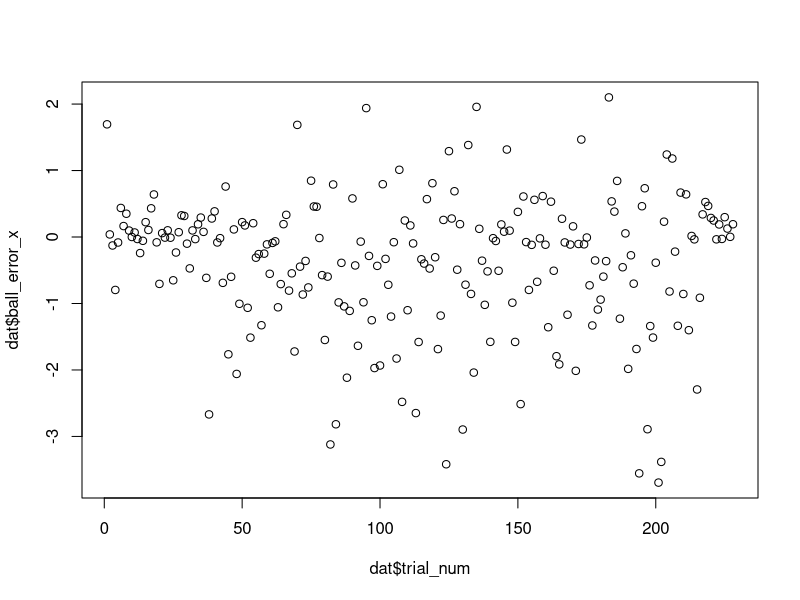
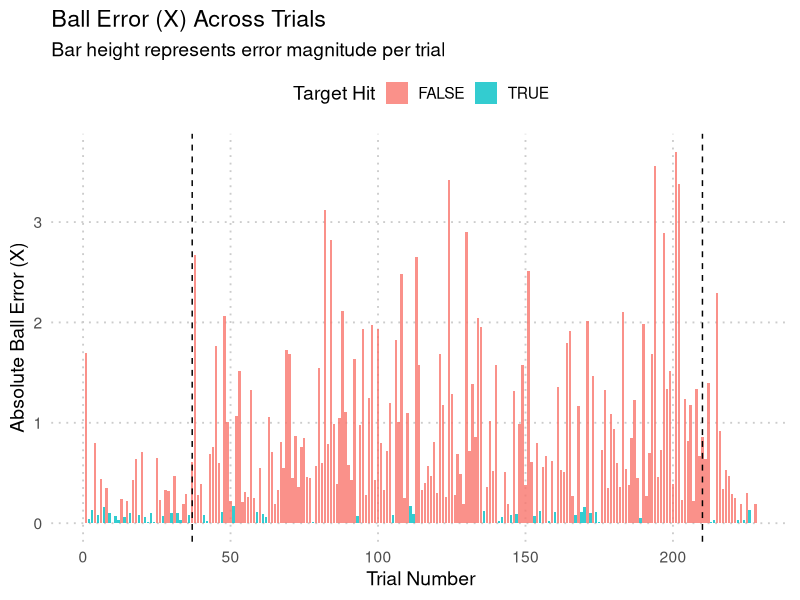
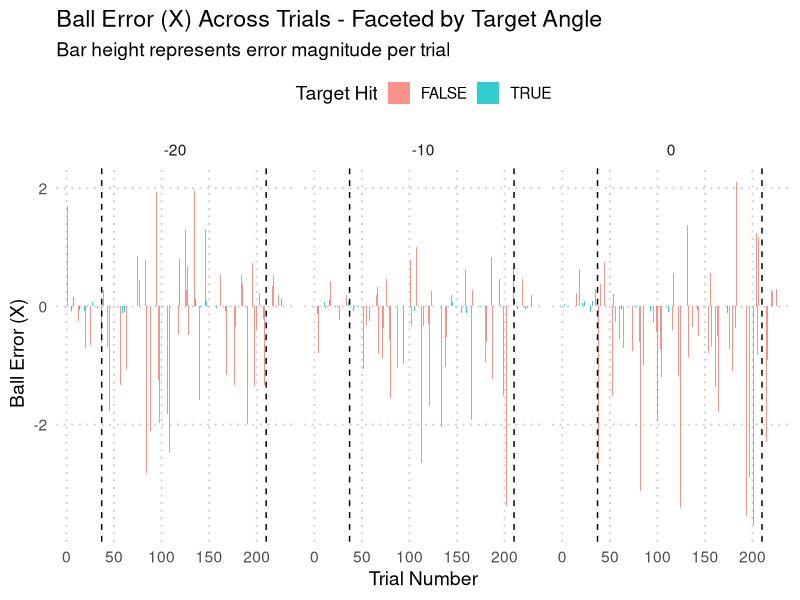
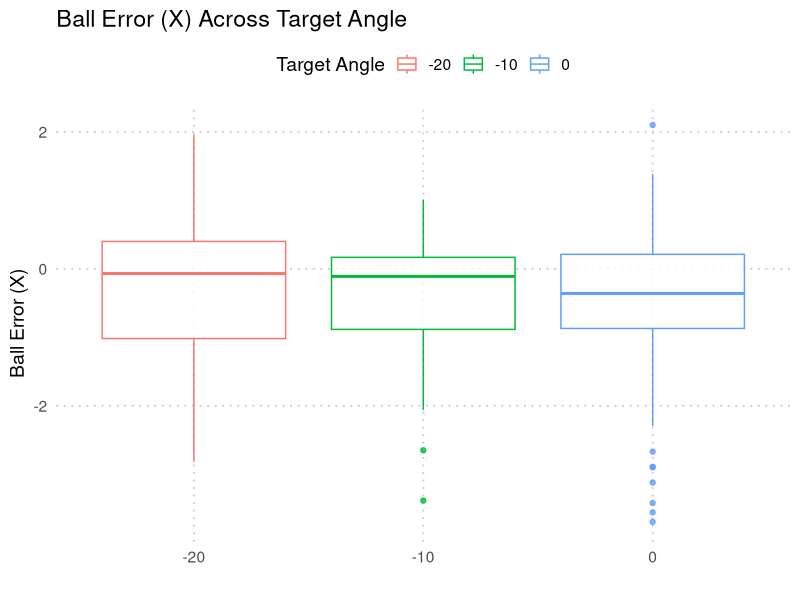
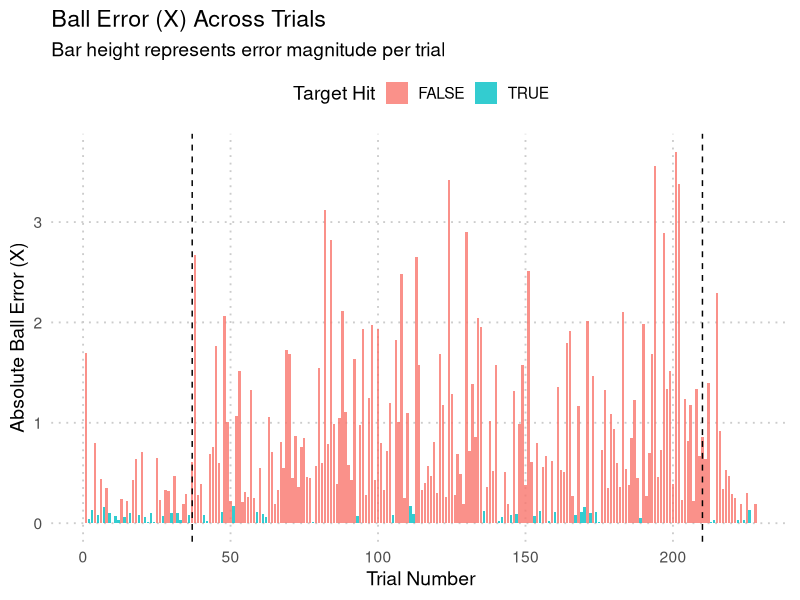
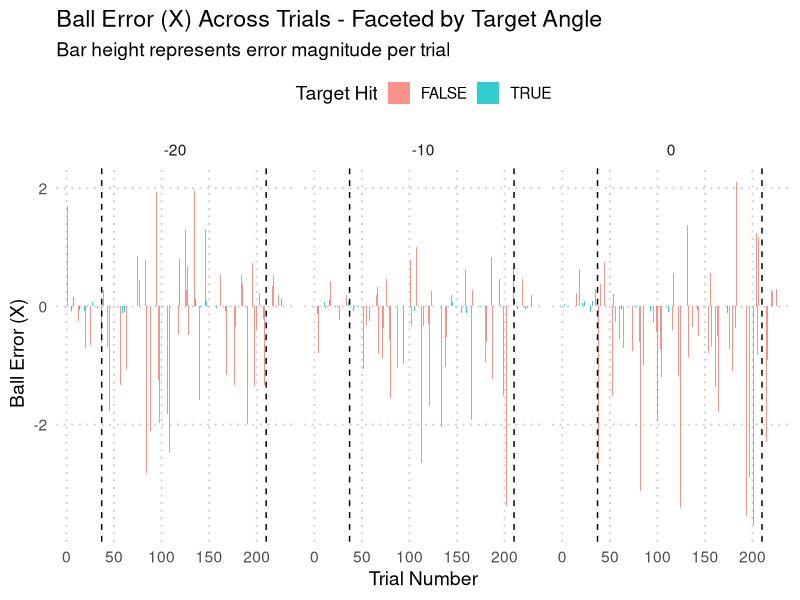

Reproduce these figures in R, in order.

# libraries
library(readr)
library(ggplot2)
library(dplyr)

# load data
dat <- read_csv("Example Data/trial_results_120_current.csv")

# create ball_error_x variable
dat$ball_error_x <- dat$final_ball_pos_x - dat$target_position_x

# basic plot
plot(x = dat$trial_num, y = dat$ball_error_x)

# create abs_ball_error_x
dat$abs_ball_error_x <- abs(dat$ball_error_x)

# Bar graph showing absolute ball_error_x across all trials
plt1 <- ggplot(dat, aes(x = trial_num, y = abs_ball_error_x, fill = as.factor(target_hit))) +
  geom_col(width = 0.8, alpha = 0.8) +
  theme_minimal(base_size = 14) +
  geom_vline(xintercept = 37, linetype = 'dashed') +
  geom_vline(xintercept = 210, linetype = 'dashed') +
  labs(
    x = "Trial Number",
    y = "Absolute Ball Error (X)",
    fill = "Target Hit",
    title = "Ball Error (X) Across Trials",
    subtitle = "Bar height represents error magnitude per trial"
  ) +
  theme(
    legend.position = "top",
    panel.grid.major = element_line(color = "grey80", linetype = "dotted"),
    panel.grid.minor = element_blank()
  )
plt1
ggsave("abs_ball_error_x.png", plot = plt1)


# Bar graph showing ball_error_x across all trials (faceted by target angle)
plt2 <- ggplot(dat, aes(x = trial_num, y = ball_error_x, fill = as.factor(target_hit))) +
  geom_col(width = 0.8, alpha = 0.8) +  
  theme_minimal(base_size = 14) +
  geom_vline(xintercept = 37, linetype = 'dashed') +
  geom_vline(xintercept = 210, linetype = 'dashed') +
  labs(
    x = "Trial Number",
    y = "Ball Error (X)",
    fill = "Target Hit",
    title = "Ball Error (X) Across Trials - Faceted by Target Angle",
    subtitle = "Bar height represents error magnitude per trial"
  ) +
  theme(
    legend.position = "top",
    panel.grid.major = element_line(color = "grey80", linetype = "dotted"),
    panel.grid.minor = element_blank()
  ) +
  facet_wrap(~target_angle)  

plt2
ggsave("ball_error_x.png", plot = plt2)


# Boxplots showing ball_error_x within targets (all trials)
plt3 <- ggplot(dat, aes(x = as.factor(target_angle), y = ball_error_x, color = as.factor(target_angle))) +
  geom_boxplot(width = 0.8, alpha = 0.8) +  
  theme_minimal(base_size = 14) +
  labs(
    x = "",
    y = "Ball Error (X)",
    color = "Target Angle",
    title = "Ball Error (X) Across Target Angle",
  ) +
  theme(
    legend.position = "top",
    panel.grid.major = element_line(color = "grey80", linetype = "dotted"),
    panel.grid.minor = element_blank()
  ) 
plt3


# filter each phase of experiment
dat_baseline <- filter(dat, trial_num < 37)
dat_exposure <- filter(dat, trial_num > 36 & trial_num < 211)
dat_washout <- filter(dat, trial_num > 210)


# linear models to test if abs ball error decreases across trials (for rudimentary evidence of learning curves?)
mod_base <- lm(abs_ball_error_x ~ trial_num, data = dat_baseline)
summary(mod_base)

mod_exp <- lm(abs_ball_error_x ~ trial_num, data = dat_exposure)
summary(mod_exp)

mod_wash <- lm(abs_ball_error_x ~ trial_num, data = dat_washout)
summary(mod_wash)


# summary stats for experimental phase data
dat_baseline %>%
  group_by(target_angle) %>%
  summarise(mean_ball_error_x = mean(ball_error_x, na.rm = TRUE), var_ball_error_x = var(ball_error_x, na.rm = TRUE))

dat_exposure %>%
  group_by(target_angle) %>%
  summarise(mean_ball_error_x = mean(ball_error_x, na.rm = TRUE), var_ball_error_x = var(ball_error_x, na.rm = TRUE))

dat_washout %>%
  group_by(target_angle) %>%
  summarise(mean_ball_error_x = mean(ball_error_x, na.rm = TRUE), var_ball_error_x = var(ball_error_x, na.rm = TRUE))


